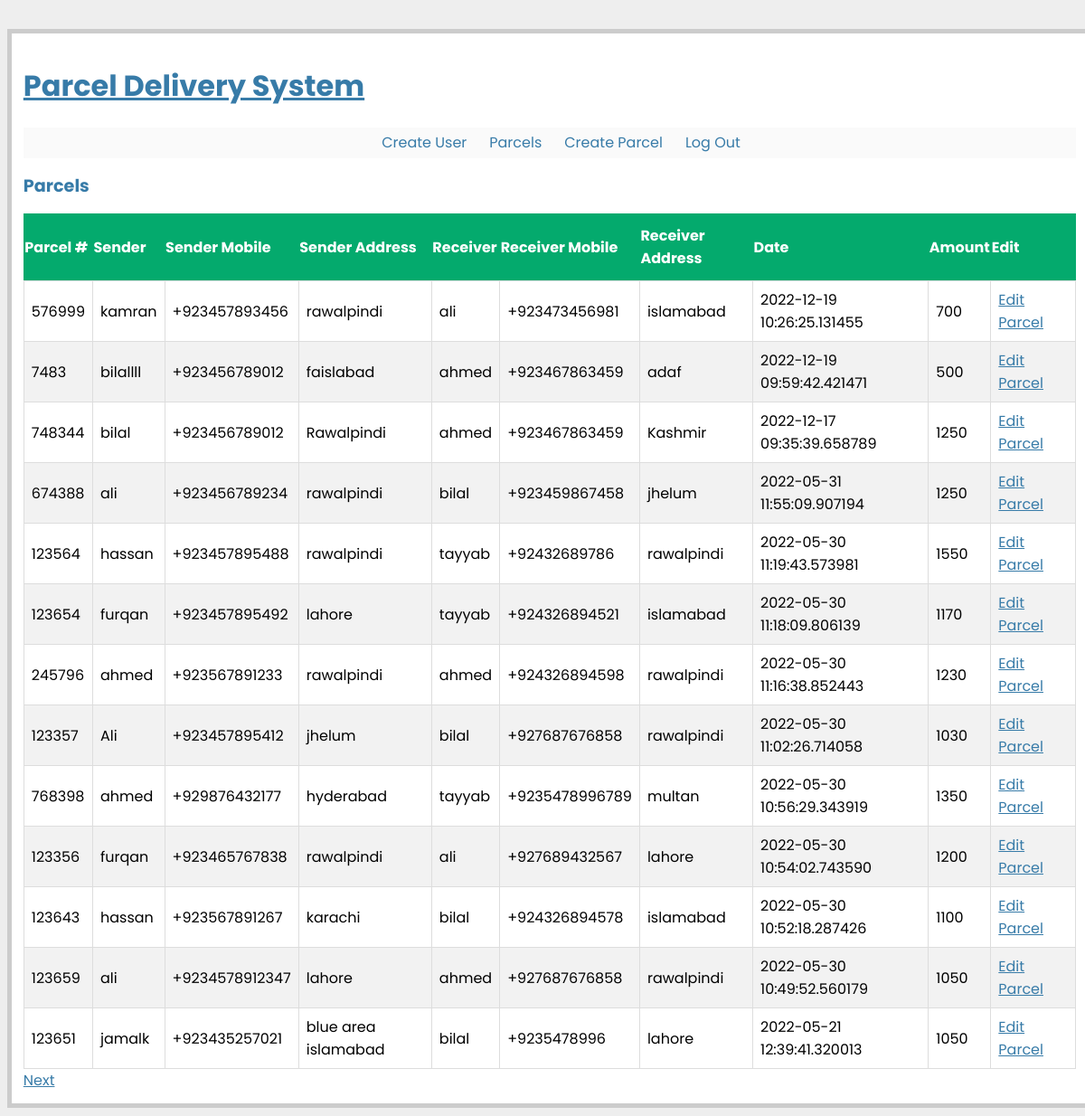
The app's page / (signed in) with its own data.
### app.py (models this page shows, shortened)
class BaseModel(Model):
    class Meta:
        database = database

class Parcel(BaseModel):
    user = ForeignKeyField(User, backref='parcels')
    parcelnumber = TextField()
    sendername = TextField()
    sendermobilenumber = TextField()
    senderaddress = TextField()
    receivername = TextField()
    receivermobilenumber = TextField()
    receiveraddress = TextField()
    parcelweight = DecimalField()
    amount = DecimalField()
    pub_date = DateTimeField()
    destination_branch = IntegerField()
    is_received_at_destination = BitField()
    is_delivered_to_receiever = BitField()

### app.py (the view)
@app.route('/')
def homepage():
    if session.get('logged_in'):
        return parcels()
    else:
        return redirect(url_for('login'))

### app.py (called while the page is built)
def get_current_user():
    if session.get('logged_in'):
        return User.get(User.id == session['user_id'])

def object_list(template_name, qr, var_name='object_list', **kwargs):
    kwargs.update(
        page=int(request.args.get('page', 1)),
        pages=qr.count() / 4 + 1)
    kwargs[var_name] = qr.paginate(kwargs['page'])
    return render_template(template_name, **kwargs)

@app.before_request
def before_request():
    g.db = database
    g.db.connect(reuse_if_open=True)

@app.after_request
def after_request(response):
    g.db.close()
    return response

@app.route('/parcels/')
def parcels():
    parcels = Parcel.select().order_by(Parcel.pub_date.desc())
    return object_list('parcels.html', parcels, 'parcel_list')

@app.context_processor
def _inject_user():
    return {'current_user': get_current_user()}

### templates/parcels.html
{% extends "layout.html" %}
{% block body %}
  <h2>Parcels</h2>
<table id="parcels">
    <thead>
    <tr>
        <th>Parcel #</th>
        <th>Sender</th>
        <th>Sender Mobile</th>
        <th>Sender Address</th>
        <th>Receiver</th>
       <th>Receiver Mobile</th>
        <th>Receiver Address</th>
         <th>Date</th>
       <th>Amount</th>
        <th>Edit</th>
    </tr>
    </thead>
    <tbody>
    {% for parcel in parcel_list %}
      {% include "includes/parcel.html" %}
    {% endfor %}
      </tbody>
</table>
  {% include "includes/pagination.html" %}
{% endblock %}

### templates/includes/parcel.html
<tr>
 <td class="parcel-content">{{ parcel.parcelnumber }}</td>
 <td class="parcel-content">{{ parcel.sendername }}</td>
 <td class="parcel-content">{{ parcel.sendermobilenumber }}</td>
 <td class="parcel-content">{{ parcel.senderaddress }}</td>
 <td class="parcel-content">{{ parcel.receivername }}</td>
 <td class="parcel-content">{{ parcel.receivermobilenumber }}</td>
 <td class="parcel-content">{{ parcel.receiveraddress }}</td>
 <td class="parcel-content">{{ parcel.pub_date|urlize }}</td>
<td class="parcel-content">{{ parcel.amount }}</td>
  <td class="parcel-content">
    <a class="avatar" href="{{ url_for('editparcel' , id=parcel.id) }}">
    Edit Parcel
    </a>
  </td>
</tr>

### static/style.css (style rules this page uses)
* { font-family: 'Poppins', sans-serif; box-sizing: border-box; }
a, h1, h2 { color: #377BA8; }
h2 { font-size: 1.2em; }
.avatar { display: block; float: left; margin: 0 10px 0 0; }
.parcel-content { min-height: 80px; }
#parcels { border-collapse: collapse; width: 100%; }
#parcels td, #customers th { border: 1px solid #ddd; padding: 8px; }
#parcels tr:nth-child(even) { background-color: #f2f2f2; }
#parcels th { padding-top: 12px; padding-bottom: 12px; text-align: left; background-color: #04AA6D; color: white; }

### records on screen
Parcel: parcelnumber "576999", sendername "kamran", sendermobilenumber "+923457893456", senderaddress "rawalpindi", receivername "ali", receivermobilenumber "+923473456981", receiveraddress "islamabad", pub_date "2022-12-19 10:26:25.131455", amount "700"
Parcel: parcelnumber "7483", sendername "bilallll", sendermobilenumber "+923456789012", senderaddress "faislabad", receivername "ahmed", receivermobilenumber "+923467863459", receiveraddress "adaf", pub_date "2022-12-19 09:59:42.421471", amount "500"
Parcel: parcelnumber "748344", sendername "bilal", sendermobilenumber "+923456789012", senderaddress "Rawalpindi", receivername "ahmed", receivermobilenumber "+923467863459", receiveraddress "Kashmir", pub_date "2022-12-17 09:35:39.658789", amount "1250"
Parcel: parcelnumber "674388", sendername "ali", sendermobilenumber "+923456789234", senderaddress "rawalpindi", receivername "bilal", receivermobilenumber "+923459867458", receiveraddress "jhelum", pub_date "2022-05-31 11:55:09.907194", amount "1250"
Parcel: parcelnumber "123564", sendername "hassan", sendermobilenumber "+923457895488", senderaddress "rawalpindi", receivername "tayyab", receivermobilenumber "+92432689786", receiveraddress "rawalpindi", pub_date "2022-05-30 11:19:43.573981", amount "1550"
Parcel: parcelnumber "123654", sendername "furqan", sendermobilenumber "+923457895492", senderaddress "lahore", receivername "tayyab", receivermobilenumber "+924326894521", receiveraddress "islamabad", pub_date "2022-05-30 11:18:09.806139", amount "1170"
Parcel: parcelnumber "245796", sendername "ahmed", sendermobilenumber "+923567891233", senderaddress "rawalpindi", receivername "ahmed", receivermobilenumber "+924326894598", receiveraddress "rawalpindi", pub_date "2022-05-30 11:16:38.852443", amount "1230"
Parcel: parcelnumber "123357", sendername "Ali", sendermobilenumber "+923457895412", senderaddress "jhelum", receivername "bilal", receivermobilenumber "+927687676858", receiveraddress "rawalpindi", pub_date "2022-05-30 11:02:26.714058", amount "1030"
Parcel: parcelnumber "768398", sendername "ahmed", sendermobilenumber "+929876432177", senderaddress "hyderabad", receivername "tayyab", receivermobilenumber "+9235478996789", receiveraddress "multan", pub_date "2022-05-30 10:56:29.343919", amount "1350"
Parcel: parcelnumber "123356", sendername "furqan", sendermobilenumber "+923465767838", senderaddress "rawalpindi", receivername "ali", receivermobilenumber "+927689432567", receiveraddress "lahore", pub_date "2022-05-30 10:54:02.743590", amount "1200"
Parcel: parcelnumber "123643", sendername "hassan", sendermobilenumber "+923567891267", senderaddress "karachi", receivername "bilal", receivermobilenumber "+924326894578", receiveraddress "islamabad", pub_date "2022-05-30 10:52:18.287426", amount "1100"
Parcel: parcelnumber "123659", sendername "ali", sendermobilenumber "+9234578912347", senderaddress "lahore", receivername "ahmed", receivermobilenumber "+927687676858", receiveraddress "rawalpindi", pub_date "2022-05-30 10:49:52.560179", amount "1050"
Parcel: parcelnumber "123651", sendername "jamalk", sendermobilenumber "+923435257021", senderaddress "blue area islamabad", receivername "bilal", receivermobilenumber "+9235478996", receiveraddress "lahore", pub_date "2022-05-21 12:39:41.320013", amount "1050"
